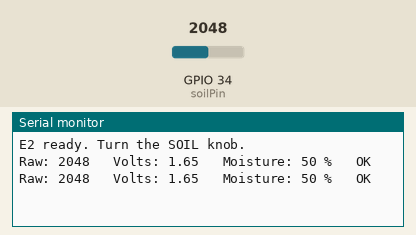
This sketch was run on a simulated ESP32. On the bench: the last lines printed to the serial monitor. The test bench sets the inputs (shaded band); at power-on: GPIO 34 (soilPin) = 2048.

Above: at 1.2 s.
1.3 s: GPIO 34 (soilPin) set to 1302
At 2.6 s:
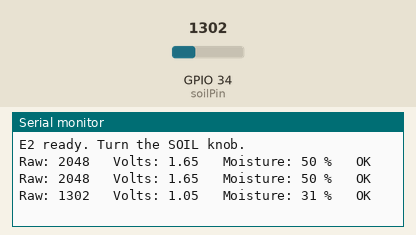
2.8 s: GPIO 34 (soilPin) set to 1169
At 3.6 s:
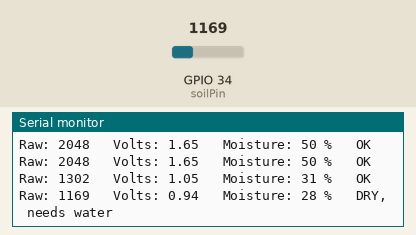

The sketch:

e2_adc.ino
```cpp
int soilPin = 34;

void setup() {
  Serial.begin(115200);
  Serial.println("E2 ready. Turn the SOIL knob.");
}

void loop() {
  long total = 0;

  for (int i = 0; i < 16; i++) {
    total = total + analogRead(soilPin);
  }

  int raw = total / 16;
  float volts = raw * 3.3 / 4095;
  int moisture = map(raw, 0, 4095, 0, 100);

  Serial.print("Raw: ");
  Serial.print(raw);
  Serial.print("   Volts: ");
  Serial.print(volts);
  Serial.print("   Moisture: ");
  Serial.print(moisture);
  Serial.print(" %");

  if (moisture < 30) {
    Serial.println("   DRY, needs water");
  } else {
    Serial.println("   OK");
  }

  delay(1000);
}
```

Measured:
- the behaviour switches between 1229 and 1228 on GPIO 34 (soilPin) (found by bisection; images 1 and 2)
- after the input at 1.3 s, the serial monitor: prints a new line after 0.71 s (image 1)
- after the input at 2.8 s, the serial monitor: prints a new line after 0.21 s (image 2)
